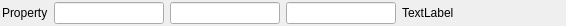
<?xml version="1.0" encoding="UTF-8"?>
<ui version="4.0">
 <class>FloatVec3Widget</class>
 <widget class="QFrame" name="FloatVec3Widget">
  <property name="geometry">
   <rect>
    <x>0</x>
    <y>0</y>
    <width>566</width>
    <height>25</height>
   </rect>
  </property>
  <layout class="QHBoxLayout" name="horizontalLayout">
   <property name="leftMargin">
    <number>2</number>
   </property>
   <property name="topMargin">
    <number>2</number>
   </property>
   <property name="rightMargin">
    <number>2</number>
   </property>
   <property name="bottomMargin">
    <number>2</number>
   </property>
   <item>
    <widget class="QLabel" name="label">
     <property name="text">
      <string>Property</string>
     </property>
    </widget>
   </item>
   <item>
    <widget class="SVLineEdit" name="xData"/>
   </item>
   <item>
    <widget class="SVLineEdit" name="yData"/>
   </item>
   <item>
    <widget class="SVLineEdit" name="zData"/>
   </item>
   <item>
    <widget class="QLabel" name="errorLabel">
     <property name="text">
      <string>TextLabel</string>
     </property>
    </widget>
   </item>
   <item>
    <spacer name="horizontalSpacer">
     <property name="orientation">
      <enum>Qt::Horizontal</enum>
     </property>
     <property name="sizeHint" stdset="0">
      <size>
       <width>40</width>
       <height>20</height>
      </size>
     </property>
    </spacer>
   </item>
  </layout>
 </widget>
 <customwidgets>
  <customwidget>
   <class>SVLineEdit</class>
   <extends>QLineEdit</extends>
   <header location="global">SVControlWidgets.h</header>
  </customwidget>
 </customwidgets>
 <tabstops>
  <tabstop>xData</tabstop>
  <tabstop>yData</tabstop>
  <tabstop>zData</tabstop>
 </tabstops>
 <resources/>
 <connections/>
</ui>
